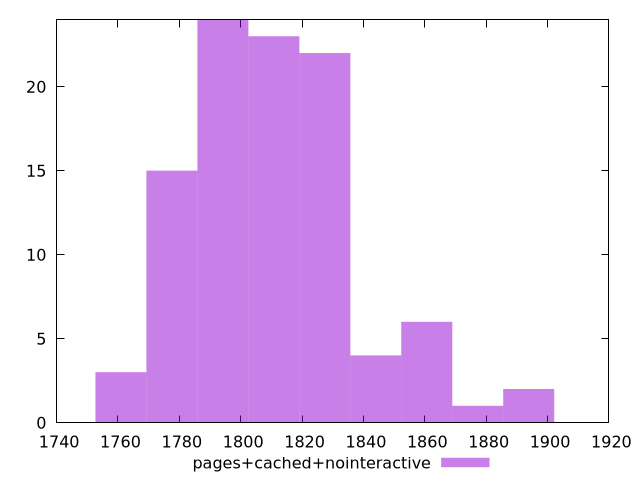

This chart was generated by the following gnuplot code:
$_pagesCachedNointeractive <<EOF
1794.1966283592697 24
1810.809560103337 23
1760.9707648711349 3
1877.261287079606 1
1827.4224918474042 22
1777.5836966152021 15
1893.8742188236733 2
1844.0354235914715 4
1860.6483553355388 6
EOF
set key outside below
set terminal pngcairo
set output "report_00005_2020-11-02T22-26-11.212Z/mainthread-work-breakdown/pages+cached+nointeractive//raw_hist.png"
set yrange [0:24]
set boxwidth 16.61293174406731
set style fill transparent solid 0.5 noborder
plot $_pagesCachedNointeractive title "pages+cached+nointeractive" with boxes ,
